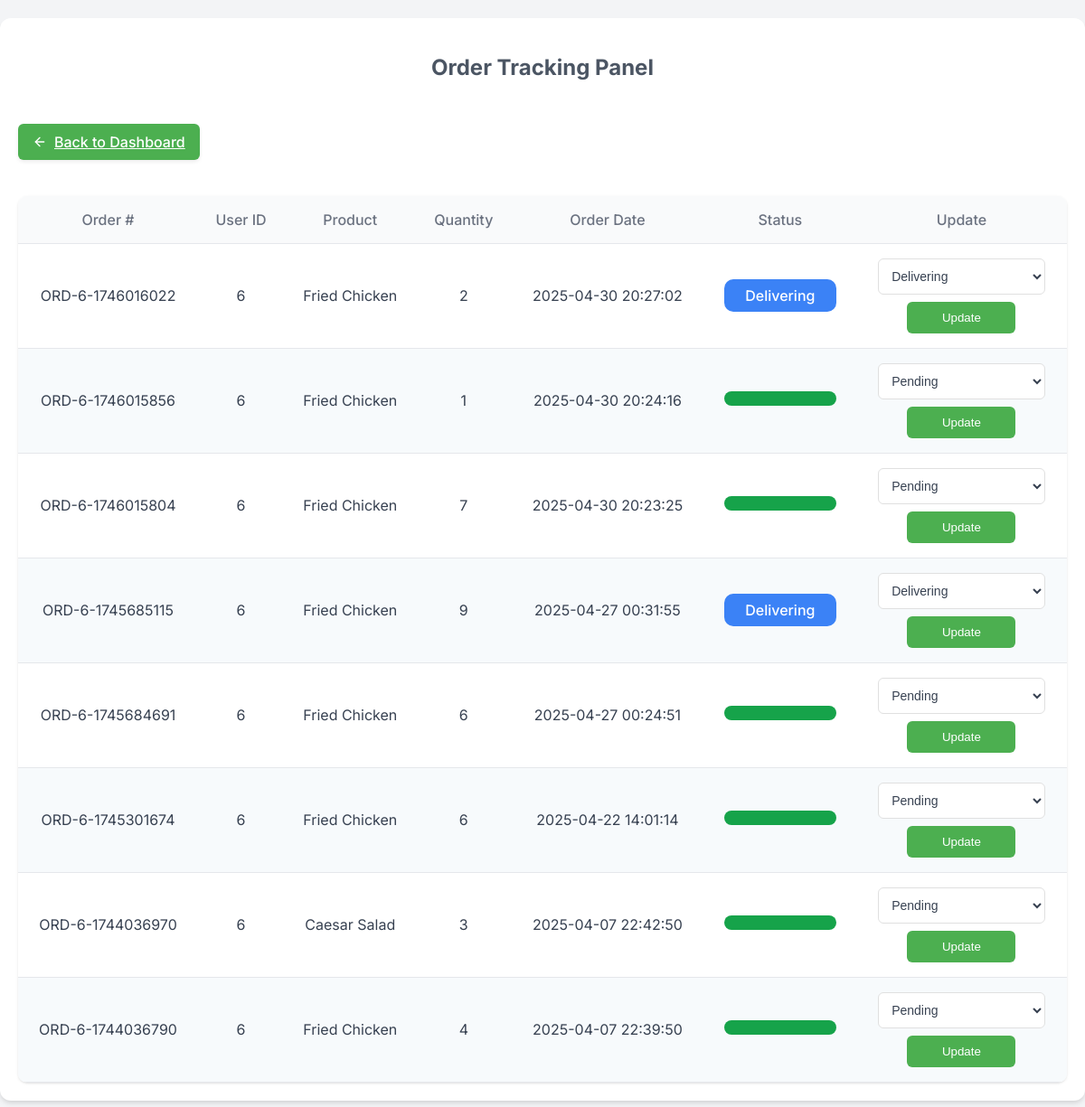
Page /tracking_admin.php on the committed database.
### tables this page shows
CREATE TABLE `history` (
  `id` int(11) NOT NULL,
  `user_id` int(11) NOT NULL,
  `product_id` int(11) NOT NULL,
  `quantity` int(11) NOT NULL,
  `order_date` datetime DEFAULT current_timestamp(),
  `order_number` varchar(50) NOT NULL,
  `price` decimal(10,2) DEFAULT NULL,
  `total` decimal(10,2) DEFAULT NULL,
  `order_status` varchar(50) DEFAULT 'Pending'
);

CREATE TABLE `products` (
  `id` int(11) NOT NULL,
  `name` varchar(255) NOT NULL,
  `category` varchar(50) NOT NULL,
  `price` decimal(10,2) NOT NULL,
  `archived` tinyint(1) NOT NULL DEFAULT 0
);

### tracking_admin.php (the view, shortened to what this page needs)
<?php
include 'db_connect.php';
$result = $mysqli->query("SELECT h.id, h.order_number, h.user_id, h.product_id, h.quantity, h.order_date, h.order_status, p.name AS product_name
    FROM history h
    JOIN products p ON h.product_id = p.id
    ORDER BY h.order_date DESC");
?>
<!DOCTYPE html>
<html>
<head>
</head>
<body>
    <div class="container">
        <h2>Order Tracking Panel</h2>
        <a href="dashboard.php" class="back-button">
            <svg xmlns="http://www.w3.org/2000/svg" viewBox="0 0 24 24" fill="none" stroke-linecap="round" stroke-linejoin="round">
                <path d="M19 12H5"></path>
                <path d="M12 19l-7-7 7-7"></path>
            </svg>
            Back to Dashboard
        </a>
        <table>
            <thead>
                <tr>
                    <th>Order #</th>
                    <th>User ID</th>
                    <th>Product</th>
                    <th>Quantity</th>
                    <th>Order Date</th>
                    <th>Status</th>
                    <th>Update</th>
                </tr>
            </thead>
            <tbody>
                <?php while ($row = $result->fetch_assoc()) { ?>
                <tr>
                    <td><?= htmlspecialchars($row['order_number']) ?></td>
                    <td><?= $row['user_id'] ?></td>
                    <td><?= htmlspecialchars($row['product_name']) ?></td>
                    <td><?= $row['quantity'] ?></td>
                    <td><?= $row['order_date'] ?></td>
                    <td>
                        <span class="status-badge <?= $row['order_status'] == 'Pending' ? 'status-pending' : ($row['order_status'] == 'Delivering' ? 'status-delivering' : 'status-delivered') ?>">
                            <?= htmlspecialchars($row['order_status']) ?>
                        </span>
                    </td>
                    <td>
                        <form method="POST">
                            <select name="order_status">
                                <option value="Pending" <?= $row['order_status'] == 'Pending' ? 'selected' : '' ?>>Pending</option>
                                <option value="Delivering" <?= $row['order_status'] == 'Delivering' ? 'selected' : '' ?>>Delivering</option>
                            </select>
                            <input type="submit" name="update_status" value="Update">
                        </form>
                    </td>
                </tr>
                <?php } ?>
            </tbody>
        </table>
    </div>
</body>
</html>

### tracking_admin.php (style rules this page uses)
body { font-family: 'Inter', sans-serif; background-color: #f3f4f6; color: #1f2937; margin: 0; padding: 0; }
h2 { margin-bottom: 24px; color: #4b5563; text-align: center; }
.container { max-width: 1200px; margin: 20px auto; padding: 20px; background-color: #fff; border-radius: 12px; box-shadow: 0 4px 6px -1px rgba(0, 0, 0, 0.1), 0 2px 4px -1px rgba(0, 0, 0, 0.06); }
table { border-collapse: collapse; width: 100%; margin-top: 20px; border-radius: 10px; overflow: hidden; box-shadow: 0 1px 3px 0 rgba(0, 0, 0, 0.1), 0 1px 2px -1px rgba(0, 0, 0, 0.1); }
th, td { padding: 16px; border-bottom: 1px solid #e5e7eb; text-align: center; }
th { background-color: #f9fafb; color: #6b7280; font-weight: 500; }
td { color: #374151; }
tr:nth-child(even) { background-color: #f7fafc; }
form { margin: 0; display: inline-block; }
select { padding: 10px; border: 1px solid #e0e0e0; border-radius: 6px; background-color: #fff; color: #374151; font-size: 14px; transition: border-color 0.2s ease; width: 100%; max-width: 200px; }
input[type="submit"] { padding: 10px 16px; background-color: #4CAF50; color: white; border: none; border-radius: 6px; cursor: pointer; font-weight: 500; transition: background-color 0.3s ease, transform 0.2s ease; margin-top: 8px; width: 100%; max-width: 120px; }
.status-badge { display: inline-block; padding: 8px 12px; border-radius: 10px; font-weight: 500; color: white; text-align: center; min-width: 100px; }
.status-delivering { background-color: #3b82f6; }
.status-delivered { background-color: #16a34a; }
.back-button { margin-top: 24px; display: inline-flex; align-items: center; padding: 10px 16px; background-color: #4CAF50; color: white; border: none; border-radius: 6px; cursor: pointer; font-weight: 500; box-shadow: 0 2px 4px rgba(0, 0, 0, 0.08); transition: background-color 0.3s ease, transform 0.2s ease; margin-bottom: 20px; }
.back-button svg { margin-right: 8px; width: 16px; height: 16px; stroke: white; stroke-width: 2; fill: none; vertical-align: middle; }

### rows in the picture
history: order_number "ORD-6-1746016022", user "6", product.name "Fried Chicken", quantity "2", order_date "2025-04-30 20:27:02", order_status "Delivering"
history: order_number "ORD-6-1746015856", user "6", product.name "Fried Chicken", quantity "1", order_date "2025-04-30 20:24:16"
history: order_number "ORD-6-1746015804", user "6", product.name "Fried Chicken", quantity "7", order_date "2025-04-30 20:23:25"
history: order_number "ORD-6-1745685115", user "6", product.name "Fried Chicken", quantity "9", order_date "2025-04-27 00:31:55", order_status "Delivering"
history: order_number "ORD-6-1745684691", user "6", product.name "Fried Chicken", quantity "6", order_date "2025-04-27 00:24:51"
history: order_number "ORD-6-1745301674", user "6", product.name "Fried Chicken", quantity "6", order_date "2025-04-22 14:01:14"
history: order_number "ORD-6-1744036970", user "6", product.name "Caesar Salad", quantity "3", order_date "2025-04-07 22:42:50"
history: order_number "ORD-6-1744036790", user "6", product.name "Fried Chicken", quantity "4", order_date "2025-04-07 22:39:50"
